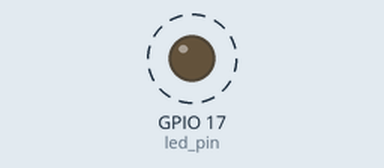
A program run on a simulated Raspberry Pi (BCM pin numbers). On the bench: output pins drawn as LEDs (lit = HIGH). Dashed ring = blinking. What the program prints to the terminal is not drawn.

Above: at 1.0 s.
Timing chart, 0 to 4.6 s (numbered marks = the images above):
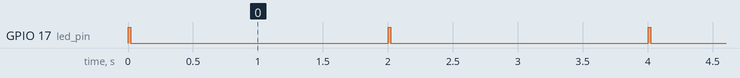

The program:

led_flash.py
```python
__author__ = 'mna'

import RPi.GPIO as GPIO
import time


print(GPIO.RPI_INFO)
print("mode is " + str(GPIO.getmode()))

led_pin = 17

GPIO.setwarnings(False)
GPIO.setmode(GPIO.BCM)
GPIO.setup(led_pin, GPIO.OUT)

p = GPIO.PWM(led_pin, 0.5)
p.start(1)
input('Press return to stop:')
p.stop()
#GPIO.cleanup()


p = GPIO.PWM(led_pin, 50)  # channel=12 frequency=50Hz
p.start(0)
try:
    while 1:
        for dc in range(0, 101, 5):
            p.ChangeDutyCycle(dc)
            time.sleep(0.1)
        for dc in range(100, -1, -5):
            p.ChangeDutyCycle(dc)
            time.sleep(0.1)
except KeyboardInterrupt:
    pass
p.stop()
#GPIO.cleanup()

input('Press return to stop:')

while True:
    GPIO.output(led_pin, True)
    time.sleep(0.1)
    GPIO.output(led_pin, False)
    time.sleep(0.1)

GPIO.cleanup()
```

Measured:
- by itself, GPIO 17 (led_pin): alternates HIGH for 0.02 s and LOW for 2.0 s
